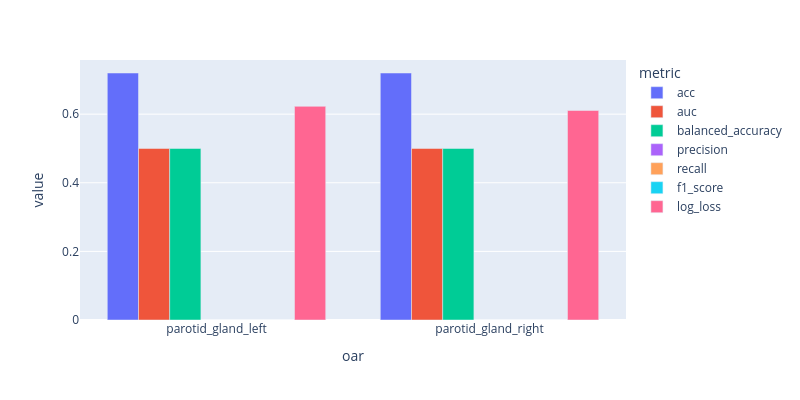

Here is the notebook cell this chart was saved with:
### Code cell
import os, json
import pandas
import plotly.express as px

path_ = r"C:\Users\bilel.guetarni\Desktop\ARTIX\experiments\005"
result_df = []
for run in os.listdir(path_):
    with open(os.path.join(path_, run, "params.json"), "r") as f:
        params = json.load(f)

    metrics_df = pandas.read_csv(os.path.join(path_, run, "metrics.csv"))
    metrics_df = metrics_df.drop(columns=["Unnamed: 0"])
    avg_metrics = metrics_df.mean().to_dict()
    for k, v in avg_metrics.items():
        result_df.append({"oar": params["oar"], "metric": k, "value": v, "std": metrics_df.std().to_dict()[k]})

result_df = pandas.DataFrame(result_df)

fig = px.bar(result_df, x="oar", y="value", color="metric", barmode="group")
fig.update_layout(autosize=False, width=800, height=400)
fig.show()
fig.write_image(r"C:\Users\bilel.guetarni\Downloads\newplot.png")

### Figure 1 — Plotly figure (JSON) as saved in the notebook; plotly's stock layout.template omitted (floating-point values rounded to 4 significant figures)
{"data": [{"alignmentgroup": "True", "hovertemplate": "metric=acc<br>oar=%{x}<br>value=%{y}<extra></extra>", "legendgroup": "acc", "marker": {"color": "#636efa", "pattern": {"shape": ""}}, "name": "acc", "offsetgroup": "acc", "orientation": "v", "showlegend": true, "textposition": "auto", "type": "bar", "x": ["parotid_gland_left", "parotid_gland_right"], "xaxis": "x", "y": [0.72, 0.72], "yaxis": "y"}, {"alignmentgroup": "True", "hovertemplate": "metric=auc<br>oar=%{x}<br>value=%{y}<extra></extra>", "legendgroup": "auc", "marker": {"color": "#EF553B", "pattern": {"shape": ""}}, "name": "auc", "offsetgroup": "auc", "orientation": "v", "showlegend": true, "textposition": "auto", "type": "bar", "x": ["parotid_gland_left", "parotid_gland_right"], "xaxis": "x", "y": [0.5, 0.5], "yaxis": "y"}, {"alignmentgroup": "True", "hovertemplate": "metric=balanced_accuracy<br>oar=%{x}<br>value=%{y}<extra></extra>", "legendgroup": "balanced_accuracy", "marker": {"color": "#00cc96", "pattern": {"shape": ""}}, "name": "balanced_accuracy", "offsetgroup": "balanced_accuracy", "orientation": "v", "showlegend": true, "textposition": "auto", "type": "bar", "x": ["parotid_gland_left", "parotid_gland_right"], "xaxis": "x", "y": [0.5, 0.5], "yaxis": "y"}, {"alignmentgroup": "True", "hovertemplate": "metric=precision<br>oar=%{x}<br>value=%{y}<extra></extra>", "legendgroup": "precision", "marker": {"color": "#ab63fa", "pattern": {"shape": ""}}, "name": "precision", "offsetgroup": "precision", "orientation": "v", "showlegend": true, "textposition": "auto", "type": "bar", "x": ["parotid_gland_left", "parotid_gland_right"], "xaxis": "x", "y": [0.0, 0.0], "yaxis": "y"}, {"alignmentgroup": "True", "hovertemplate": "metric=recall<br>oar=%{x}<br>value=%{y}<extra></extra>", "legendgroup": "recall", "marker": {"color": "#FFA15A", "pattern": {"shape": ""}}, "name": "recall", "offsetgroup": "recall", "orientation": "v", "showlegend": true, "textposition": "auto", "type": "bar", "x": ["parotid_gland_left", "parotid_gland_right"], "xaxis": "x", "y": [0.0, 0.0], "yaxis": "y"}, {"alignmentgroup": "True", "hovertemplate": "metric=f1_score<br>oar=%{x}<br>value=%{y}<extra></extra>", "legendgroup": "f1_score", "marker": {"color": "#19d3f3", "pattern": {"shape": ""}}, "name": "f1_score", "offsetgroup": "f1_score", "orientation": "v", "showlegend": true, "textposition": "auto", "type": "bar", "x": ["parotid_gland_left", "parotid_gland_right"], "xaxis": "x", "y": [0.0, 0.0], "yaxis": "y"}, {"alignmentgroup": "True", "hovertemplate": "metric=log_loss<br>oar=%{x}<br>value=%{y}<extra></extra>", "legendgroup": "log_loss", "marker": {"color": "#FF6692", "pattern": {"shape": ""}}, "name": "log_loss", "offsetgroup": "log_loss", "orientation": "v", "showlegend": true, "textposition": "auto", "type": "bar", "x": ["parotid_gland_left", "parotid_gland_right"], "xaxis": "x", "y": [0.6228, 0.6106], "yaxis": "y"}], "layout": {"autosize": false, "barmode": "group", "height": 400, "legend": {"title": {"text": "metric"}, "tracegroupgap": 0}, "margin": {"t": 60}, "width": 800, "xaxis": {"anchor": "y", "domain": [0, 1], "title": {"text": "oar"}}, "yaxis": {"anchor": "x", "domain": [0, 1], "title": {"text": "value"}}}}
